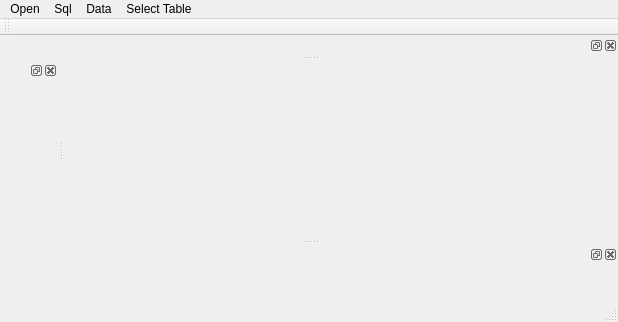
<?xml version="1.0" encoding="UTF-8"?>
<ui version="4.0">
 <class>MainWindow</class>
 <widget class="QMainWindow" name="MainWindow">
  <property name="geometry">
   <rect>
    <x>0</x>
    <y>0</y>
    <width>618</width>
    <height>322</height>
   </rect>
  </property>
  <property name="sizePolicy">
   <sizepolicy hsizetype="Maximum" vsizetype="Maximum">
    <horstretch>0</horstretch>
    <verstretch>0</verstretch>
   </sizepolicy>
  </property>
  <property name="windowTitle">
   <string>MainWindow</string>
  </property>
  <widget class="QWidget" name="centralWidget"/>
  <widget class="QMenuBar" name="menuBar">
   <property name="geometry">
    <rect>
     <x>0</x>
     <y>0</y>
     <width>618</width>
     <height>22</height>
    </rect>
   </property>
   <widget class="QMenu" name="menuOpen">
    <property name="title">
     <string>Open</string>
    </property>
    <addaction name="actionImport_CSV"/>
   </widget>
   <widget class="QMenu" name="menuSql">
    <property name="title">
     <string>Sql</string>
    </property>
    <addaction name="actionSql_Commands"/>
   </widget>
   <widget class="QMenu" name="menuData">
    <property name="title">
     <string>Data</string>
    </property>
    <addaction name="actionAdd_Row"/>
   </widget>
   <widget class="QMenu" name="menuSelect_Table">
    <property name="title">
     <string>Select Table</string>
    </property>
   </widget>
   <addaction name="menuOpen"/>
   <addaction name="menuSql"/>
   <addaction name="menuData"/>
   <addaction name="menuSelect_Table"/>
  </widget>
  <widget class="QToolBar" name="mainToolBar">
   <attribute name="toolBarArea">
    <enum>TopToolBarArea</enum>
   </attribute>
   <attribute name="toolBarBreak">
    <bool>false</bool>
   </attribute>
  </widget>
  <widget class="QStatusBar" name="statusBar"/>
  <widget class="QDockWidget" name="dockWidget">
   <attribute name="dockWidgetArea">
    <number>4</number>
   </attribute>
   <widget class="QWidget" name="dockWidgetContents"/>
  </widget>
  <widget class="QDockWidget" name="dockWidget_2">
   <attribute name="dockWidgetArea">
    <number>1</number>
   </attribute>
   <widget class="QWidget" name="dockWidgetContents_2"/>
  </widget>
  <widget class="QDockWidget" name="dockWidget_3">
   <attribute name="dockWidgetArea">
    <number>8</number>
   </attribute>
   <widget class="QWidget" name="dockWidgetContents_3">
    <layout class="QHBoxLayout" name="horizontalLayout">
     <item>
      <widget class="QLabel" name="label">
       <property name="text">
        <string/>
       </property>
      </widget>
     </item>
    </layout>
   </widget>
  </widget>
  <action name="actionImport_CSV">
   <property name="text">
    <string>Import CSV</string>
   </property>
  </action>
  <action name="actionSql_Commands">
   <property name="text">
    <string>Sql Commands</string>
   </property>
  </action>
  <action name="actionAdd_Row">
   <property name="text">
    <string>Add Row</string>
   </property>
  </action>
 </widget>
 <layoutdefault spacing="6" margin="11"/>
 <resources/>
 <connections/>
</ui>
